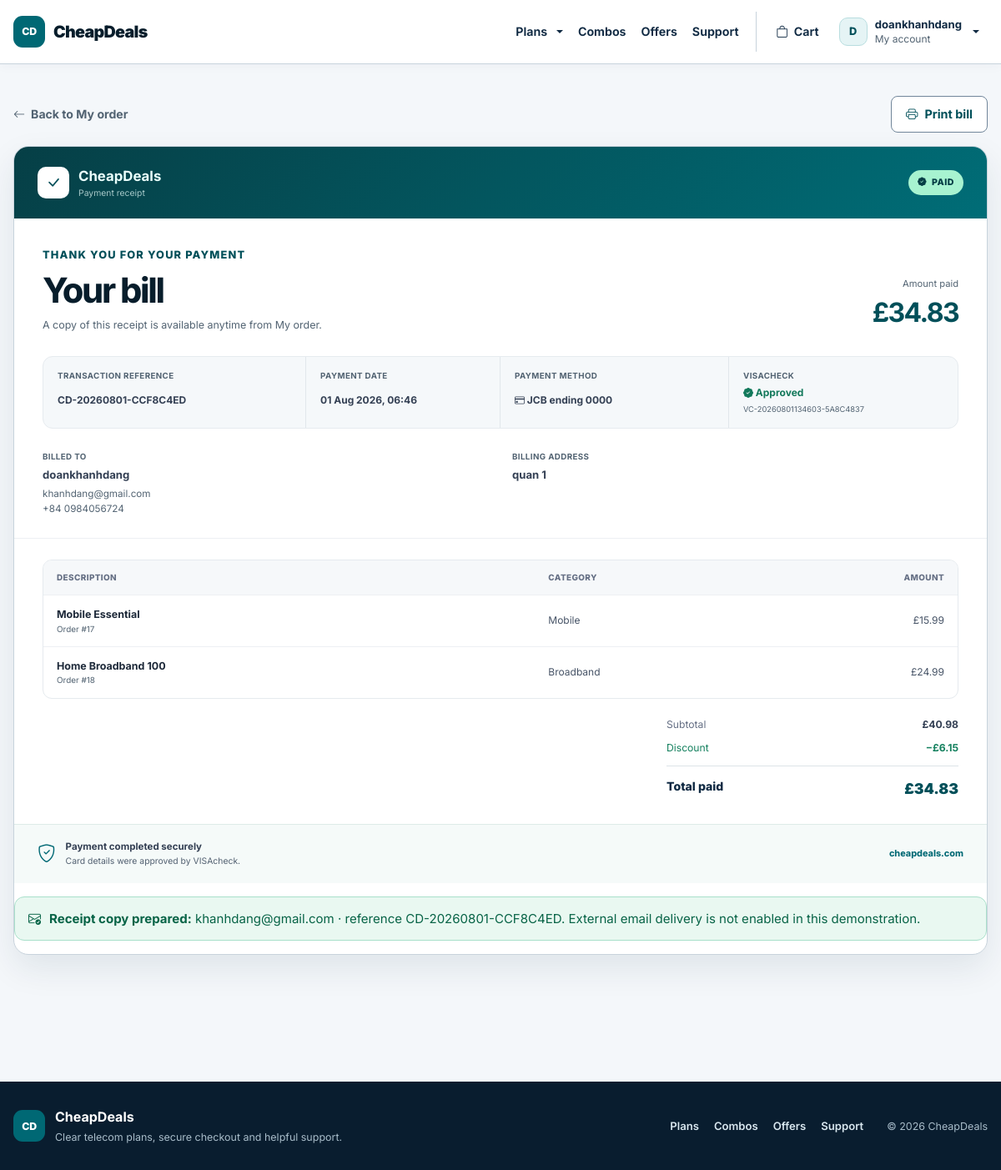
The app's page /COMP1807/cheapdeals/public/bill?ref=CD-20260801-CCF8C4ED (signed in) with its own data.
### tables this page shows
CREATE TABLE `payments` (
  `id` int(11) NOT NULL,
  `order_id` int(11) DEFAULT NULL,
  `amount` decimal(10,2) DEFAULT NULL,
  `payment_method` varchar(50) DEFAULT NULL,
  `payment_status` enum('Success','Failed') DEFAULT NULL,
  `verification_status` varchar(20) DEFAULT NULL,
  `verification_reference` varchar(60) DEFAULT NULL,
  `verification_message` varchar(255) DEFAULT NULL,
  `receipt_ref` varchar(40) DEFAULT NULL,
  `payment_date` timestamp NOT NULL DEFAULT current_timestamp()
);

CREATE TABLE `users` (
  `id` int(11) NOT NULL,
  `full_name` varchar(100) NOT NULL,
  `email` varchar(100) NOT NULL,
  `password` varchar(255) NOT NULL,
  `phone` varchar(20) DEFAULT NULL,
  `address` text DEFAULT NULL,
  `credit_card` varchar(50) DEFAULT NULL,
  `role` enum('customer','csr','admin') DEFAULT 'customer',
  `created_at` timestamp NOT NULL DEFAULT current_timestamp(),
  `card_type` varchar(20) DEFAULT NULL,
  `card_expiry` varchar(5) DEFAULT NULL
);

CREATE TABLE `packages` (
  `id` int(11) NOT NULL,
  `package_name` varchar(100) DEFAULT NULL,
  `category` enum('Mobile','Broadband','Tablet') DEFAULT NULL,
  `price` decimal(10,2) DEFAULT NULL,
  `minutes` int(11) DEFAULT NULL,
  `sms` int(11) DEFAULT NULL,
  `data_gb` int(11) DEFAULT NULL,
  `description` text DEFAULT NULL,
  `stock` int(11) DEFAULT 100,
  `image` varchar(255) DEFAULT NULL,
  `is_active` tinyint(1) NOT NULL DEFAULT 1
);

CREATE TABLE `orders` (
  `id` int(11) NOT NULL,
  `user_id` int(11) DEFAULT NULL,
  `package_id` int(11) DEFAULT NULL,
  `quantity` int(11) NOT NULL DEFAULT 1,
  `total` decimal(10,2) DEFAULT NULL,
  `discount` decimal(10,2) DEFAULT NULL,
  `final_total` decimal(10,2) DEFAULT NULL,
  `status` enum('Pending','Paid','Cancelled') DEFAULT 'Pending',
  `order_channel` varchar(20) NOT NULL DEFAULT 'Website',
  `created_by` int(11) DEFAULT NULL,
  `created_at` timestamp NOT NULL DEFAULT current_timestamp()
);

### app/views/customer/bill.php (the view)
<?php if (!$payments): ?>
    <section class="section narrow">
        <h1>Bill not found</h1>
        <p>This bill does not exist or does not belong to your account.</p>
        <a class="btn primary" href="<?= url('/account') ?>">Back to My order</a>
    </section>
<?php else: ?>
    <?php
    $firstPayment = $payments[0];
    $subtotal = array_sum(array_column($payments, 'total'));
    $discount = array_sum(array_column($payments, 'discount'));
    $paidTotal = array_sum(array_column($payments, 'amount'));
    ?>
    <section class="receipt-page">
        <div class="receipt-toolbar">
            <a class="checkout-back" href="<?= url('/account') ?>">
                <i class="bi bi-arrow-left"></i> Back to My order
            </a>
            <button class="btn" type="button" data-print-page>
                <i class="bi bi-printer"></i> Print bill
            </button>
        </div>
        <article class="receipt-document">
            <header class="receipt-header">
                <div class="receipt-brand">
                    <span><i class="bi bi-check-lg"></i></span>
                    <div>
                        <strong>CheapDeals</strong>
                        <small>Payment receipt</small>
                    </div>
                </div>
                <div class="receipt-paid">
                    <i class="bi bi-patch-check-fill"></i>
                    PAID
                </div>
            </header>
            <div class="receipt-title">
                <div>
                    <p class="eyebrow">Thank you for your payment</p>
                    <h1>Your bill</h1>
                    <p>A copy of this receipt is available anytime from My order.</p>
                </div>
                <div class="receipt-amount">
                    <small>Amount paid</small>
                    <strong>&pound;<?= number_format((float) $paidTotal, 2) ?></strong>
                </div>
            </div>
            <div class="receipt-meta">
                <div>
                    <small>Transaction reference</small>
                    <strong><?= e($reference) ?></strong>
                </div>
                <div>
                    <small>Payment date</small>
                    <strong><?= e(date('d M Y, H:i', strtotime($firstPayment['payment_date']))) ?></strong>
                </div>
                <div>
                    <small>Payment method</small>
                    <strong><i class="bi bi-credit-card"></i> <?= e($firstPayment['payment_method']) ?></strong>
                </div>
                <div>
                    <small>VISAcheck</small>
                    <?php if (($firstPayment['verification_status'] ?? '') === 'Approved'): ?>
                        <strong class="visa-check-approved">
                            <i class="bi bi-patch-check-fill"></i> Approved
                        </strong>
                        <span><?= e($firstPayment['verification_reference'] ?? '') ?></span>
                    <?php else: ?>
                        <strong>Legacy payment</strong>
                    <?php endif; ?>
                </div>
            </div>
            <div class="receipt-customer">
                <div>
                    <small>Billed to</small>
                    <strong><?= e($firstPayment['full_name']) ?></strong>
                    <span><?= e($firstPayment['email']) ?></span>
                    <span><?= e($firstPayment['phone'] ?? '') ?></span>
                </div>
                <div>
                    <small>Billing address</small>
                    <strong><?= nl2br(e($firstPayment['address'] ?? 'Not provided')) ?></strong>
                </div>
            </div>
            <div class="receipt-items">
                <div class="receipt-item receipt-item-head">
                    <span>Description</span>
                    <span>Category</span>
                    <span>Amount</span>
                </div>
                <?php foreach ($payments as $payment): ?>
                    <div class="receipt-item">
                        <span>
                            <strong><?= e($payment['package_name'] ?? 'Package') ?></strong>
                            <small>Order #<?= (int) $payment['order_id'] ?></small>
                        </span>
                        <span><?= e($payment['category'] ?? 'Service') ?></span>
                        <span>&pound;<?= number_format((float) $payment['total'], 2) ?></span>
                    </div>
                <?php endforeach; ?>
            </div>
            <div class="receipt-summary">
                <div><span>Subtotal</span><strong>&pound;<?= number_format((float) $subtotal, 2) ?></strong></div>
                <div class="receipt-discount"><span>Discount</span><strong>&minus;&pound;<?= number_format((float) $discount, 2) ?></strong></div>
                <div class="receipt-total"><span>Total paid</span><strong>&pound;<?= number_format((float) $paidTotal, 2) ?></strong></div>
            </div>
            <footer class="receipt-footer">
                <i class="bi bi-shield-check"></i>
                <p>
                    <strong>Payment completed securely</strong>
                    <?= ($firstPayment['verification_status'] ?? '') === 'Approved'
                        ? 'Card details were approved by VISAcheck.'
                        : 'This receipt confirms that your payment was recorded successfully.' ?>
                </p>
                <span>cheapdeals.com</span>
            </footer>
            <div class="alert alert-success receipt-email-notice">
                <i class="bi bi-envelope-check" aria-hidden="true"></i>
                <span><strong>Receipt copy prepared:</strong> <?= e($firstPayment['email']) ?> · reference <?= e($reference) ?>. External email delivery is not enabled in this demonstration.</span>
            </div>
        </article>
    </section>
<?php endif; ?>

### records on screen
payments: payment_date "01 Aug 2026, 06:46", payment_method "JCB ending 0000", verification_reference "VC-20260801134603-5A8C4837", packages.package_name "Mobile Essential", order "17", packages.category "Mobile", order.total "15.99"
users: full_name "doankhanhdang", email "khanhdang@gmail.com", phone "+84 0984056724", address "quan 1"
payments: packages.package_name "Home Broadband 100", order "18", packages.category "Broadband", order.total "24.99"

### other values on screen
substr((string) $navCustomer['full_name'], 0, 1) "D"
$navCustomer['full_name'] "doankhanhdang"
$paidTotal "34.83"
$reference "CD-20260801-CCF8C4ED"
$subtotal "40.98"
$discount "6.15"
